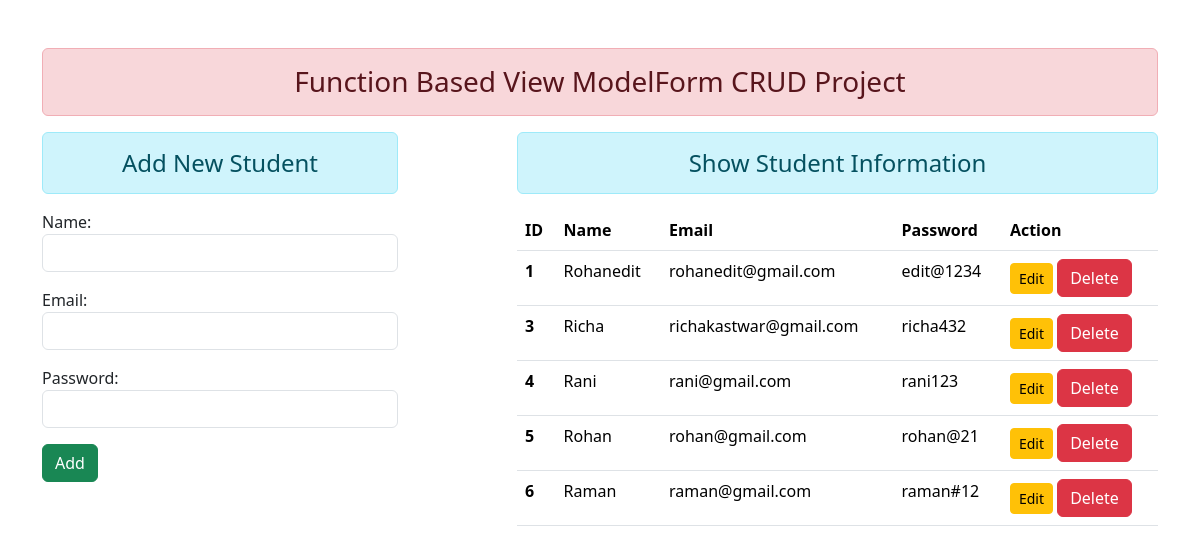
The page / on the database its author committed.
### enroll/models.py (models this page shows)
class User(models.Model):
    name = models.CharField(max_length=70)
    email =  models.EmailField(max_length=100)
    password = models.CharField(max_length=100)

### enroll/views.py (the view)
# urls.py: path('',views.add_show,name="show"),
def add_show(request):
    if request.method == 'POST':
        fm = StudentRegistration(request.POST)
        if fm.is_valid():
            nm =fm.cleaned_data['name']
            em =fm.cleaned_data['email']
            pw =fm.cleaned_data['password']
            reg = User(name =nm, email =em ,password = pw)
            reg.save()
            fm = StudentRegistration()
    else:
        fm =StudentRegistration()
    stud = User.objects.all()
    return render(request,'enroll/show.html',{'form':fm ,'stu':stud})

### enroll/forms.py
class StudentRegistration(forms.ModelForm):
    class Meta:
     model =User
     fields =['name','email','password']
     widgets  = {
        'name':forms.TextInput(attrs={'class':'form-control'}),
        'email':forms.EmailInput(attrs={'class':'form-control'}),
        'password':forms.PasswordInput(render_value=True ,attrs={'class':'form-control'}),
     }

### enroll/templates/enroll/show.html (shortened to what this page needs)
{% extends 'enroll/base.html' %}
{%block content%}
<div class="row">
    <div class ="col-sm-4">
<h4 class = "text-center alert alert-info">Add New Student</h4>
  <form action ="" method ="POST">
   {{form.as_p}}
   <input type="submit" class="btn btn-success" value="Add">
</form>
</div>
<div class="col-sm-7 offset-1">
    <h4 class = "text-center alert alert-info"> Show Student Information</h4>
    {%if stu%}
    <table class="table table-hover">
        <thead>
          <tr>
            <th scope="col">ID</th>
            <th scope="col">Name</th>
            <th scope="col">Email</th>
            <th scope="col">Password</th>
            <th scope="col">Action</th>
          </tr>
        </thead>
        <tbody>
            {% for st in stu %}
          <tr>
            <th scope="row">{{st.id}}</th>
            <td>{{st.name}}</td>
            <td>{{st.email}}</td>
            <td>{{st.password}}</td>
            <td>
              <a href="{% url 'updatedata' st.id %}" class ="btn btn-warning btn-sm">Edit</a>
              <form action ="{% url  'deletedata' st.id %}"
               method ="post" class ="d-inline"> {%csrf_token%}
                <input type = "submit" class="btn btn-danger"  value="Delete">
              </form>
            </td>
          </tr>
          {% endfor%}
        </tbody>
      </table>
    {%endif%}
</div>
</div>
{%endblock content %}

### enroll/templates/enroll/base.html (shortened to what this page needs)
<!DOCTYPE html>
{% load static %}
<html lang="en">
<head>
<link rel="stylesheet" href="{% static 'enroll/css/bootstrap.css' %}">
</head>
<body>
    <div class="container mt-5">
        <h3 class="text-center alert alert-danger"> Function Based View ModelForm CRUD Project</h3>
        {%block content%} {%endblock content%}
    </div>
</body>
</html>

### rows shown on the page
User: id "1", name "Rohanedit", email "rohanedit@gmail.com", password "edit@1234"
User: id "3", name "Richa", email "richakastwar@gmail.com", password "richa432"
User: id "4", name "Rani", email "rani@gmail.com", password "rani123"
User: id "5", name "Rohan", email "rohan@gmail.com", password "rohan@21"
User: id "6", name "Raman", email "raman@gmail.com", password "raman#12"
